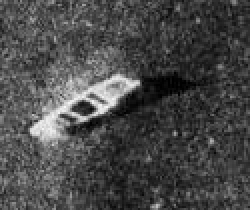
%> input picture data/images/ship_33.jpg, 125 x 105 px (shown 2 times larger)
$ octave haralick_textural_features.m   (GNU Octave 9; MATLAB toolbox functions it lacks are replaced by stand-ins)
%> lines starting %> are read from the running program, lines starting %| are printed output that depends on the picture; in (x1, y1, x2, y2) boxes, pixels count from 0 and x2, y2 are one past the last pixel; in counts of white or black regions, pixels touching at a corner belong together; the program's own positions count from 1
% сегментация изображений с использованием текстурных признаков Харелика и метода активных контуров

clc; clear all; close all

% Загрузка изображения
img = imread('../data/images/ship_33.jpg'); % Замените на путь к вашему изображению
%> img is the input picture: size 105x125 uint8; min 0, max 248, mean 72.4

img_gray = Gray_Image(img); % Преобразование в градации серого


num_levels = 52;  % Количество уровней серого (32 - 128)
displacement = [0 1; -1 1; -1 0; -1 -1]; % Направления для матриц совместной встречаемости

% Вычисление текстурных признаков Haralick
[rows, cols] = size(img_gray);
%> rows = 105; cols = 125

% % Размер окна для извлечения текстурных признаков (от 15 до 30)
if rows > 512 || cols > 512
    window_size = 31;
else
    window_size = 25;
end

features = zeros(rows, cols, 6); % Для хранения 6 текстурных признаков

for i = 1:rows - window_size
    for j = 1:cols - window_size
        window = img_gray(i:i+window_size-1, j:j+window_size-1);
        glcm = graycomatrix(window, 'NumLevels', num_levels, 'Offset', displacement);
        stats = graycoprops(glcm, {'Contrast', 'Correlation', 'Energy', 'Homogeneity'});
        features(i, j, 1) = mean(stats.Contrast);
        features(i, j, 2) = mean(stats.Correlation);
        features(i, j, 3) = mean(stats.Energy);
        features(i, j, 4) = mean(stats.Homogeneity);
    end
end

% Нормализация признаков
% features = normalize(features, 'range');
for k = 1:6
    features(:, :, k) = normalize(features(:, :, k), 'range');
end


% Инициализация уровня активного контура
initial_mask = zeros(rows, cols);
initial_mask(rows/4:3*rows/4, cols/4:3*cols/4) = 1; % Центральный прямоугольник
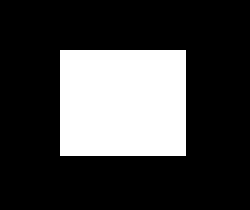
%> initial_mask: size 105x125 double (shown 2 times larger); values 0 (black) and 1 (white), 25.4% white; 1 white region, box (x1, y1, x2, y2) and area: (30, 25, 93, 78) 3339
phi = bwdist(~initial_mask) - bwdist(initial_mask);
phi = im2double(phi);

% Параметры активного контура
lambda1 = 1;
lambda2 = 1;
mu = 0.2;
iterations = 200; % от 200 до 500
threshold = 1e-3; % Порог сходимости

phi_prev = phi; % Инициализация предыдущего уровня

% Выполнение уровня активного контура
%> the run ends on the next line
for iter = 1:iterations
% [50 lines not run here, left out]
function [Img_gray] = Gray_Image(Original_Image)
    % Проверка, является ли изображение уже оттенками серого
    if (size(Original_Image, 3) == 1)
        Img_gray = Original_Image;
        return
    end

    Img_gray = rgb2gray(Original_Image);
end
